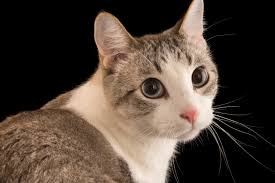
#> input picture Images/cat.jpeg, 275 x 183 px
$ python 11masking.py
#> lines starting #> are read from the running program, lines starting #| are printed output that depends on the picture; after the words box and inside, x2 and y2 are one past the last pixel; in counts of white or black regions, pixels touching at a corner belong together
import cv2 as cv
import numpy as np

# Masking allows to focus on certain parts of the image
# ! The mask must have the same dimensions as the image !

img = cv.imread('Images/cat.jpeg')
#> img is the input picture: shape (183, 275, 3); mean B, G, R 56, 66, 79.5
cv.imshow('Cat', img)
blank = np.zeros(img.shape[:2], dtype='uint8')
cv.imshow('Blank', blank)

# Create the mask, in this case a circle in the center of the image
mask = cv.circle(blank, (img.shape[1]//2,img.shape[0]//2), 50, 255, -1)
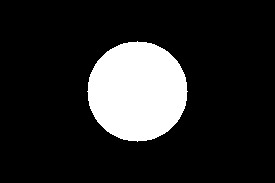
#> blank: shape (183, 275); 15.6% white; 1 white region, box (x1, y1, x2, y2) and area: (87, 41, 188, 142) 7845
cv.imshow('Mask', mask)

# Mask the image        ! Put img as bot sources !
masked = cv.bitwise_and(img, img, mask=mask)
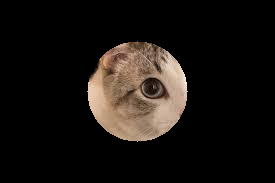
#> masked: shape (183, 275, 3); mean B, G, R 17.1, 20.6, 25.1
cv.imshow('Masked', masked)


cv.waitKey(0)

$ run again, with Images/desktop.jpg copied over Images/cat.jpeg
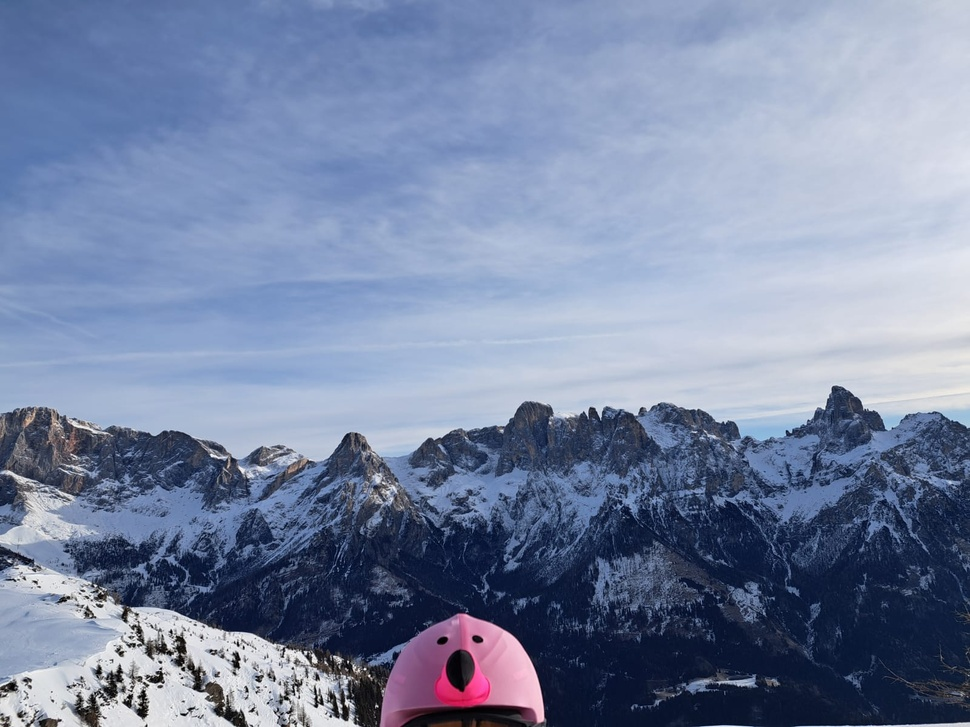
#> input picture Images/desktop.jpg, 970 x 727 px, shrunk from 1600 x 1200 before the run
#> img is the input picture: shape (727, 970, 3); mean B, G, R 162.9, 133.1, 119.6
#> `mask = cv.circle(blank, (img.shape[1]//2,img.shape[0]//2), 50, 255, -1)`:
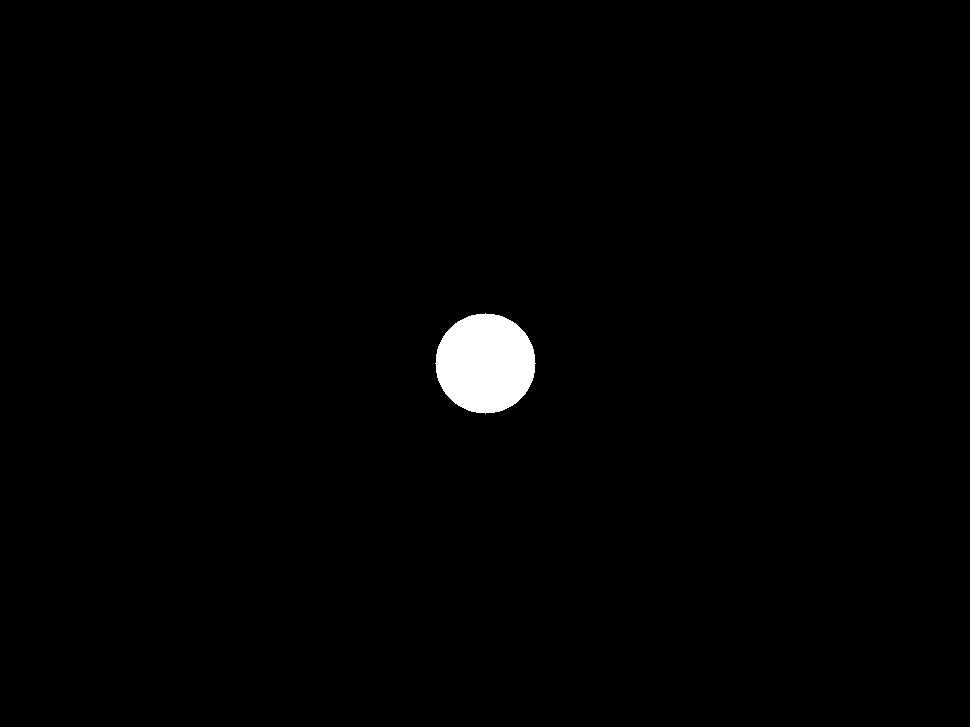
#> blank: shape (727, 970); 1.1% white; 1 white region, box (x1, y1, x2, y2) and area: (435, 313, 536, 414) 7845
